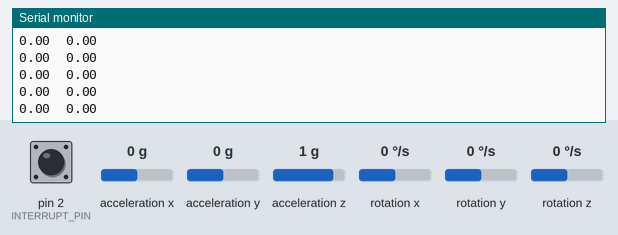
Recording of a sketch running on a simulated Arduino Uno, built with avr-gcc and run on an emulated ATmega328P. On the bench: the last lines printed to the serial monitor. The inputs (shaded band) are chosen by the test bench; at power-on: acceleration x 0 g, pin 2 (INTERRUPT_PIN) LOW, acceleration y 0 g, acceleration z 1 g, rotation x 0 °/s, rotation y 0 °/s, rotation z 0 °/s. The sensor or clock chip raises its interrupt line as the real part does.

Above: at 1.7 s.
1.8 s: acceleration x set to -1.4 g
At 2.4 s:
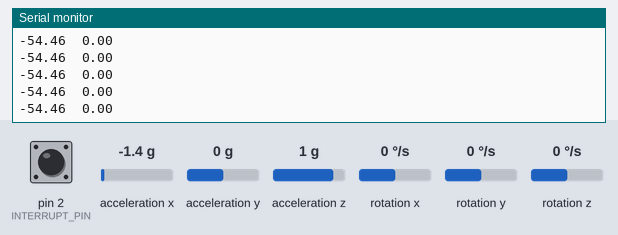
3.3 s: pin 2 (INTERRUPT_PIN) pulled HIGH for 0.15 s
4.9 s: acceleration y set to -1.4 g
At 5.4 s:
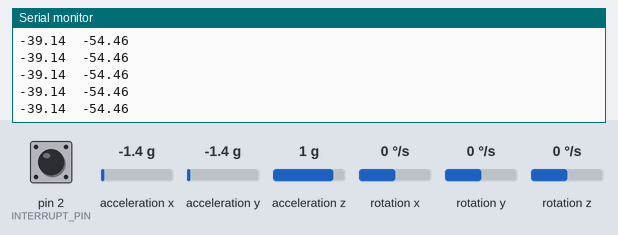
6.4 s: acceleration z set to -1.4 g
At 7.3 s:
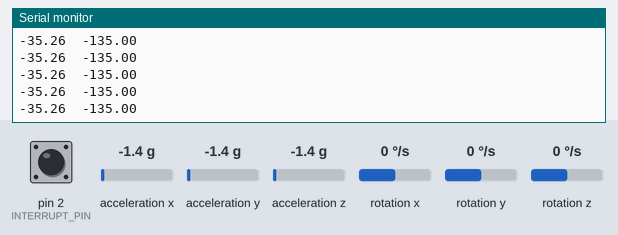
Timing chart, 0 to 8.9 s (numbered marks = the images above; inputs shaded):
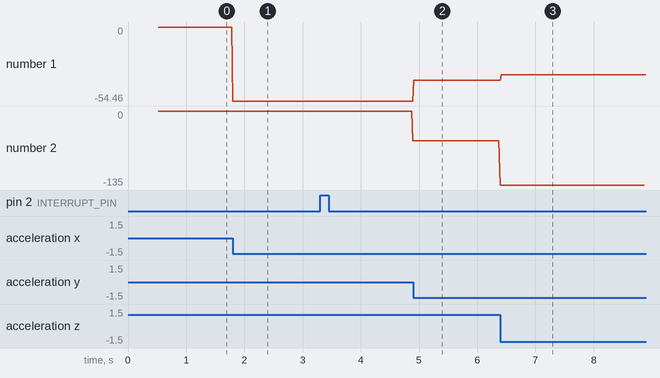

The sketch:

MPU6050_example.ino
```cpp
#include "MPU6050_DMP6.h"

void setup(){
  imu_init();
}

void loop(){
  Serial.print(get_pitch());
  Serial.print("\t");
  Serial.println(get_roll());
}
```

MPU6050_DMP6.cpp
```cpp
// I2C device class (I2Cdev) demonstration Arduino sketch for MPU6050 class using DMP (MotionApps v2.0)
// 6/21/2012 by Jeff Rowberg <jeff@rowberg.net> Edited by Akshay U Hegde <akshayudayhegde2@gmail.com>


// I2Cdev and MPU6050 must be installed as libraries, or else the .cpp/.h files
// for both classes must be in the include path of your project
#include "I2Cdev.h"

#include "MPU6050_6Axis_MotionApps20.h"

// Arduino Wire library is required if I2Cdev I2CDEV_ARDUINO_WIRE implementation
// is used in I2Cdev.h
#if I2CDEV_IMPLEMENTATION == I2CDEV_ARDUINO_WIRE
    #include "Wire.h"
#endif

MPU6050 mpu;

#define INTERRUPT_PIN 2  // Use pin 2 on Arduino Uno & most boards

// MPU control/status vars
bool dmpReady = false;  // set true if DMP init was successful
uint8_t mpuIntStatus;   // holds actual interrupt status byte from MPU
uint8_t devStatus;      // return status after each device operation (0 = success, !0 = error)
uint16_t packetSize;    // expected DMP packet size (default is 42 bytes)
uint16_t fifoCount;     // count of all bytes currently in FIFO
uint8_t fifoBuffer[64]; // FIFO storage buffer

// Orientation/motion vars
Quaternion q;           // [w, x, y, z]         quaternion container
VectorFloat gravity;    // [x, y, z]            gravity vector
float ypr[3];           // [yaw, pitch, roll]   yaw/pitch/roll container and gravity vector


volatile bool mpuInterrupt = false;     // indicates whether MPU interrupt pin has gone high
void dmpDataReady() {
    mpuInterrupt = true;
}


void imu_init() {
    // Join I2C bus (I2Cdev library doesn't do this automatically)
    #if I2CDEV_IMPLEMENTATION == I2CDEV_ARDUINO_WIRE
        Wire.begin();
        Wire.setClock(400000); // 400kHz I2C clock. Comment this line if having compilation difficulties
    #elif I2CDEV_IMPLEMENTATION == I2CDEV_BUILTIN_FASTWIRE
        Fastwire::setup(400, true);
    #endif

    // Initialize serial communication

    Serial.begin(115200);
    while (!Serial);

    // Initialize device
    Serial.println(F("Initializing I2C devices..."));
    mpu.initialize();
    pinMode(INTERRUPT_PIN, INPUT);

    // Verify connection
    Serial.println(F("Testing device connections..."));
    Serial.println(mpu.testConnection() ? F("MPU6050 connection successful") : F("MPU6050 connection failed"));

    // Load and configure the DMP
    Serial.println(F("Initializing DMP..."));
    devStatus = mpu.dmpInitialize();


    // Supply your own gyro offsets here, scaled for minimum sensitivity
    mpu.setXGyroOffset(-112);
    mpu.setYGyroOffset(-18);
    mpu.setZGyroOffset(25);
    mpu.setZAccelOffset(2199); // All values are set after calibration

    // Make sure it worked (returns 0 if so)
    if (devStatus == 0) {
        // turn on the DMP, now that it's ready
        Serial.println(F("Enabling DMP..."));
        mpu.setDMPEnabled(true);

        // Enable Arduino interrupt detection
        Serial.println(F("Enabling interrupt detection (Arduino external interrupt 0)..."));
        attachInterrupt(digitalPinToInterrupt(INTERRUPT_PIN), dmpDataReady, RISING);
        mpuIntStatus = mpu.getIntStatus();

        // Set our DMP Ready flag so the main loop() function knows it's okay to use it
        Serial.println(F("DMP ready! Waiting for first interrupt..."));
        dmpReady = true;

        // Get expected DMP packet size for later comparison
        packetSize = mpu.dmpGetFIFOPacketSize();
    } else {

        // ERROR!
        // 1 = Initial memory load failed
        // 2 = DMP configuration updates failed
        // (if it's going to break, usually the code will be 1)

        Serial.print(F("DMP Initialization failed (code "));
        Serial.print(devStatus);
        Serial.println(F(")"));
    }

}

void imu_get_ypr(float &ypr) {
    // If programming failed, don't try to do anything
    if (!dmpReady) return;

    // Wait for MPU interrupt or extra packet(s) available
    while (!mpuInterrupt && fifoCount < packetSize) {
    }

    // Reset interrupt flag and get INT_STATUS byte
    mpuInterrupt = false;
    mpuIntStatus = mpu.getIntStatus();

    // Get current FIFO count
    fifoCount = mpu.getFIFOCount();

    // Check for overflow
    if ((mpuIntStatus & 0x10) || fifoCount == 1024) {
        // reset so we can continue cleanly
        mpu.resetFIFO();
        Serial.println(F("FIFO overflow!"));

    // Otherwise, check for DMP data ready interrupt
    } else if (mpuIntStatus & 0x02) {
        // Wait for correct available data length
        while (fifoCount < packetSize) fifoCount = mpu.getFIFOCount();

        // RRead a packet from FIFO
        mpu.getFIFOBytes(fifoBuffer, packetSize);

        // Track FIFO count here in case there is > 1 packet available
        fifoCount -= packetSize;

        // Obtain yaw, pitch and roll
        mpu.dmpGetQuaternion(&q, fifoBuffer);
        mpu.dmpGetGravity(&gravity, &q);
        mpu.dmpGetYawPitchRoll(&ypr, &q, &gravity);
        /*
        Serial.print("ypr\t");
        Serial.print(ypr[0] * 180/M_PI);
        Serial.print("\t");
        Serial.print(ypr[1] * 180/M_PI);
        Serial.print("\t");
        Serial.println(ypr[2] * 180/M_PI);
        */
    }
}

float get_pitch() {
  imu_get_ypr(*ypr);
  return(ypr[1] * 180/M_PI);
}

float get_roll() {
  imu_get_ypr(*ypr);
  return(ypr[2] * 180/M_PI);
}
```

MPU6050_DMP6.h
```cpp
/** @file MPU6050_DMP6.h
*
* @brief Header Library to retreive pitch, roll values and setup IMU.
*
* @par
*/

#ifndef _MPU6050_DMP6_H
#define _MPU6050_DMP6_H

extern float get_pitch();
extern float get_roll();
extern void imu_init();

#endif /* _MPU6050_DMP6_H */
```

Measured:
- after the input at 1.8 s, the serial monitor: prints a new line at once (image 1)
- after the input at 4.9 s, the serial monitor: prints a new line at once (image 2)
- after the input at 6.4 s, the serial monitor: prints a new line at once (image 3)
- plotted number 1: 0 → -54.46 after the input at 1.8 s, -54.46 → -39.14 after the input at 4.9 s, -39.14 → -35.26 after the input at 6.4 s
- plotted number 2: -54.46 → -135 after the input at 4.9 s
